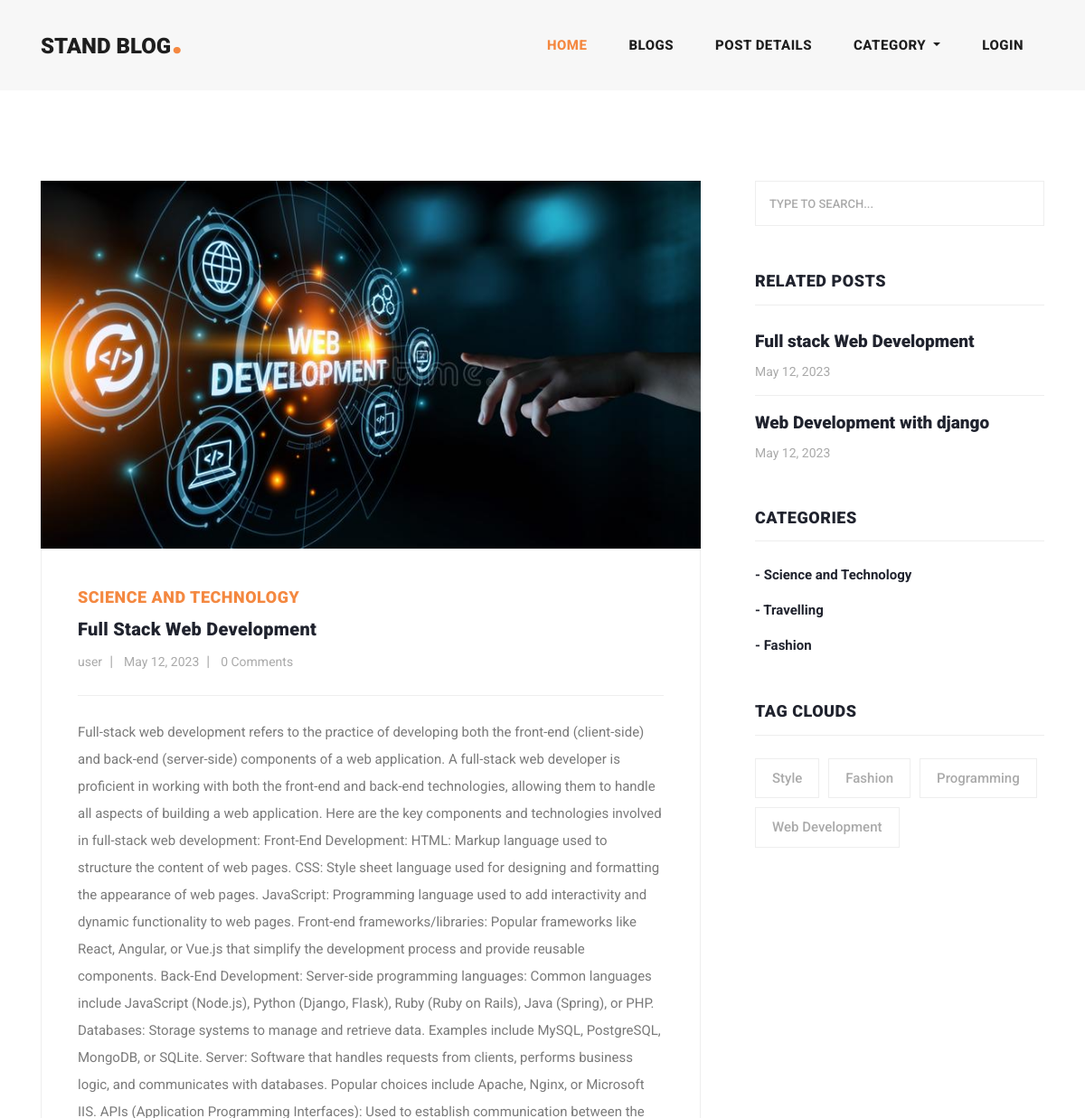
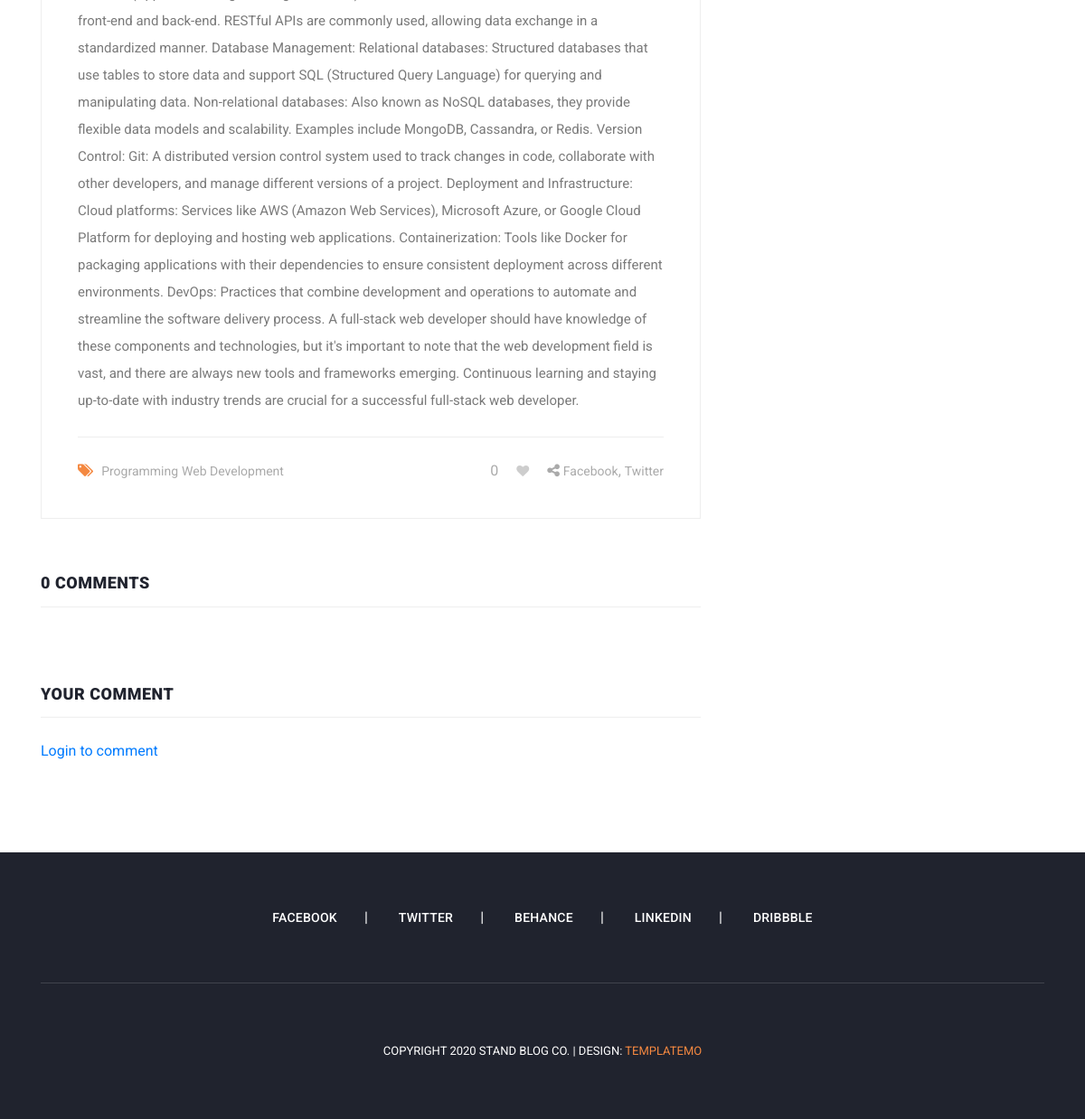
The page /blogs/full-stack-web-development/ on the database as committed earlier (2 pictures, top to bottom).
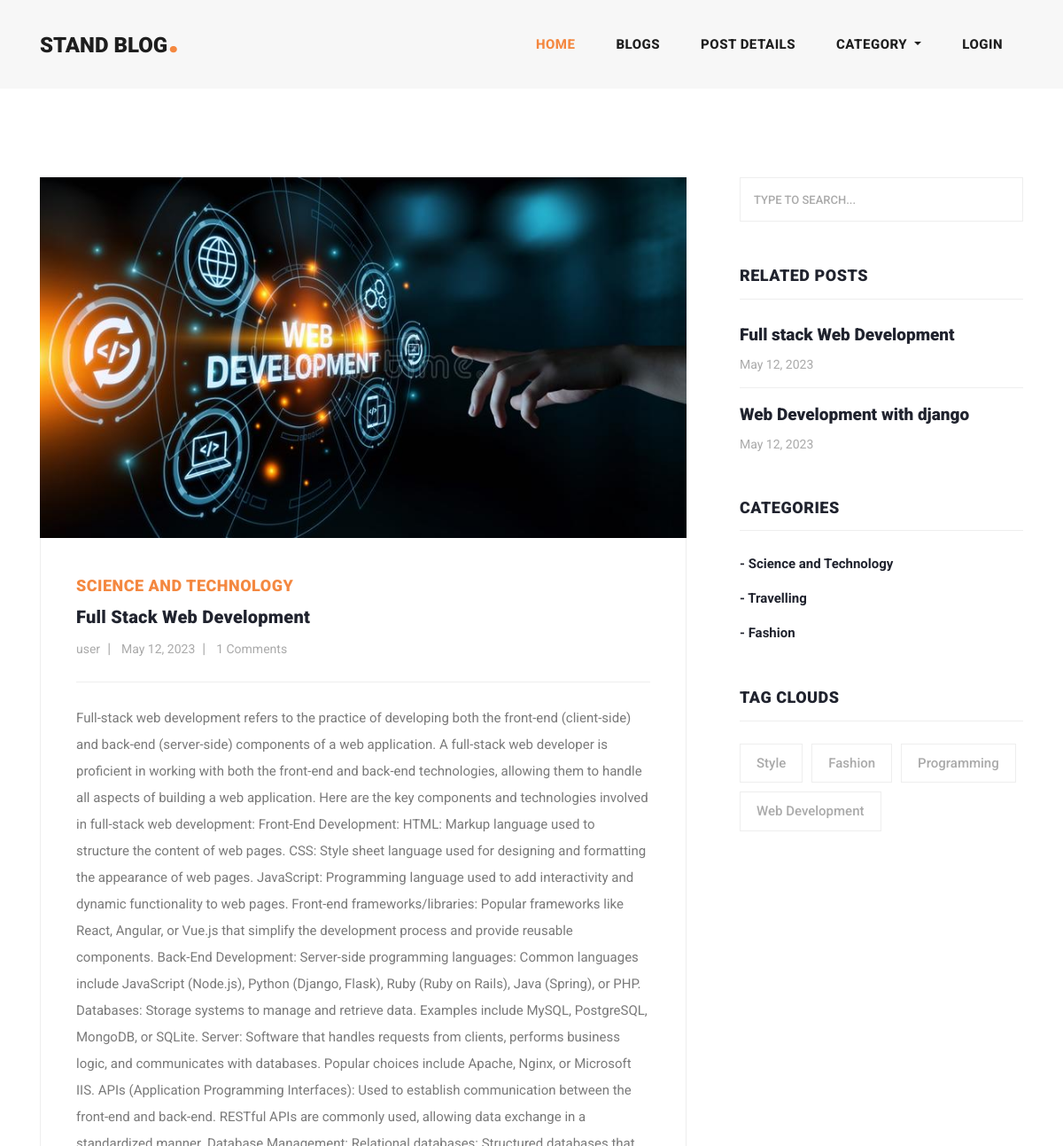
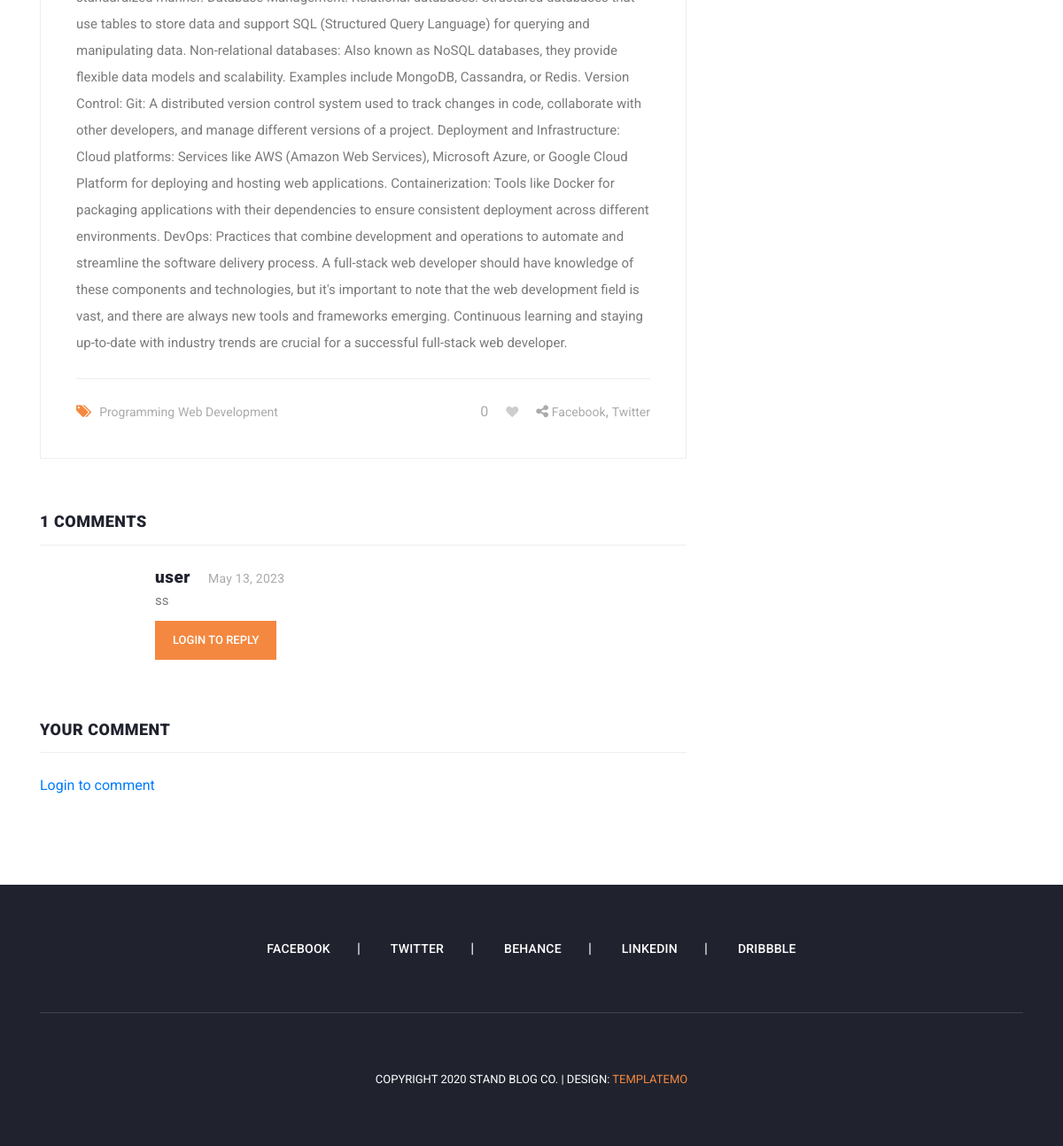
The same page on the database as committed later (2 pictures, top to bottom).
### blog/models.py (models this page shows, shortened)
class Blog(models.Model):
    user = models.ForeignKey(User, related_name="user_blogs",on_delete=models.CASCADE)
    category = models.ForeignKey(Category,related_name="category_blogs",on_delete=models.CASCADE)
    tags = models.ManyToManyField(Tag,related_name="tag_blogs",blank=True)
    likes = models.ManyToManyField(User,related_name="user_likes", blank=True)
    title = models.CharField(max_length=140)
    slug = models.SlugField(null=True,blank=True)
    blog_image = models.ImageField(upload_to="blog_images")
    description = models.TextField()
    created = models.DateField(auto_now_add=True)

class Category(models.Model):
    title = models.CharField(max_length=150,unique=True)
    slug = models.SlugField(null=True,blank=True)
    created = models.DateField(auto_now_add=True)
    def __str__(self) -> str:
        return self.title

class Tag(models.Model):
    title = models.CharField(max_length=150)
    slug = models.SlugField(null=True,blank=True)
    created = models.DateField(auto_now_add=True)

class Comment(models.Model):
    user = models.ForeignKey(User, related_name="user_comments", on_delete= models.CASCADE)
    blog_comment = models.ForeignKey(Blog, related_name="blog_comments",on_delete=models.CASCADE)
    text = models.TextField()
    created = models.DateField(auto_now_add=True)

### user/models.py (models this page shows, shortened)
class User(AbstractUser):
    email = models.EmailField(
        max_length=150,
        unique=True,
        error_messages={
            "unique": "The email must be unique"
        }
    )
    profile_image = models.ImageField(
        null=True,
        blank=True,
        upload_to="profile_images"
    )
    REQUIRED_FIELDS = ["email"]
    objects = CustomUserManager()
    def get_profile_picture(self):
        url = ""
        try:
            url = self.profile_image.url
        except:
            url = ""
        return url

### blog/views.py (the view)
# urls.py: path('blogs/<str:slug>/', blog_details, name='blog_details'),
def blog_details(request,slug):
    form = TextForm()
    blog = get_object_or_404(Blog, slug=slug)
    liked_by = request.user in blog.likes.all()
    category = Category.objects.get(id = blog.category.id)
    related_blogs = category.category_blogs.all()
    tags = Tag.objects.order_by('created')[:4]
    if request.method == "POST" and request.user.is_authenticated:
        form = TextForm(request.POST)
        if form.is_valid():
            Comment.objects.create(user = request.user, blog_comment = blog, text = form.cleaned_data.get('text'))
            return redirect('blog_details', slug=slug)
    context = {"blog": blog, "related_blogs": related_blogs, "tags": tags, "form": form, "liked_by" : liked_by}
    return render(request, 'blog_details.html', context)

### blog/forms.py
class TextForm(forms.Form):
    text = forms.CharField(widget=forms.Textarea, required=True)

### blog/context_processors.py (called while the page is built)
def get_all_categories(request):
    categories = Category.objects.all()
    context = {
        "categories": categories
    }
    return context

### templates/blog_details.html (shortened to what this page needs)
{% extends 'main.html' %}
{% load static %}
{% block content %}
<section class="blog-posts">
    <div class="container">
      <div class="row">
        <div class="col-lg-8">
          <div class="all-blog-posts">
            <div class="row">
              <div class="col-lg-12">
                <div class="blog-post">
                  <div class="blog-thumb">
                    <img src="{{blog.blog_image.url}}" alt="">
                  </div>
                  <div class="down-content">
                    <span>{{blog.category}}</span>
                    <a href="javascript:void(0);"><h4>{{blog.title}}</h4></a>
                    <ul class="post-info">
                      <li><a href="javascript:void(0);">{{blog.user.username}}</a></li>
                      <li><a href="javascript:void(0);">{{blog.created}}</a></li>
                      <li><a href="javascript:void(0);">{{blog.blog_comments.all.count}} Comments</a></li>
                    </ul>
                    <p>{{blog.description}}</p>
                    <div class="post-options">
                      <div class="row">
                        <div class="col-6">
                          <ul class="post-tags">
                            <li><i class="fa fa-tags"></i></li>
                            {% if blog.tags.all.count > 0 %}
                            {% for tag in blog.tags.all %}
                            <li><a href="{% url 'tag_blogs' tag.slug %}">{{tag.title}}</a></li>
                            {% endfor %}
                            {% else %}
                            None
                            {% endif %}
                          </ul>
                        </div>
                        {% if request.user.is_authenticated %}
                        <div class="col-6">
                          <ul class="post-share">
                            <li id="like-count">{{blog.likes.count}}</li>
                            {% if liked_by %}
                            <li class="pl-3 pr-3"><a href="javascript:void(0);"><i id="like-icon" data-blog = "{{blog.id}}" class="fa fa-heart"></i></a></li>
                            {% else %}
                            <li class="pl-3 pr-3"><a href="javascript:void(0);"><i id="like-icon" data-blog = "{{blog.id}}" class="fa fa-heart empty-heart"></i></a></li>
                            {% endif %}
                            <li><i class="fa fa-share-alt"></i></li>
                            <li><a href="#">Facebook</a>,</li>
                            <li><a href="#"> Twitter</a></li>
                          </ul>
                        </div>
                        {% else %}
                        <div class="col-6">
                          <ul class="post-share">
                            <li id="like-count">{{blog.likes.count}}</li>
                            {% if liked_by %}
                            <li class="pl-3 pr-3"><a href="javascript:void(0);"><i id="like-icon" data-blog = "{{blog.id}}" class="fa fa-heart"></i></a></li>
                            {% else %}
                            <li class="pl-3 pr-3"><a href="javascript:void(0);"><i id="like-icon" class="fa fa-heart empty-heart"></i></a></li>
                            {% endif %}
                            <li><i class="fa fa-share-alt"></i></li>
                            <li><a href="#">Facebook</a>,</li>
                            <li><a href="#"> Twitter</a></li>
                          </ul>
                        </div>
                        {%endif%}
                      </div>
                    </div>
                  </div>
                </div>
              </div>
              <div class="col-lg-12">
                <div class="sidebar-item comments">
                  <div class="sidebar-heading">
                    <h2>{{blog.blog_comments.count}} comments</h2>
                  </div>
                  <div class="content">
                    <ul class="d-flex flex-column">
                      {% for comment in blog.blog_comments.all %}
                      <li>
                        <div class="right-content">
                          <h4>{{comment.user.username}}<span>{{comment.created}}</span></h4>
                          <p>{{comment.text}}</p>
                          <form class="submit-reply my-2" id="comment" action="{% url 'add_reply' blog.id comment.id %}" method="POST">
                            <div class="row">
                              <div class="col-lg-12">
                                <fieldset>
                                  {% if request.user.is_authenticated %}
                                  <textarea name="text" rows="2" cols="100" id="message" placeholder="Type your reply" required=""></textarea>
                                </fieldset>
                              </div>
                              <div class="col-lg-12">
                                <fieldset>
                                  <button type="submit" id="form-submit" class="main-button reply-button">Reply</button>
                                  {% else %}
                                  <a href="" id="form-submit" class="main-button reply-button">Login to reply</a>
                                  {% endif %}
                                </fieldset>
                              </div>
                            </div>
                          </form>
                        </div>
                      </li>
                      {% endfor %}
                    </ul>
                  </div>
                </div>
              </div>
              <div class="col-lg-12">
                <div class="sidebar-item submit-comment">
                  <div class="sidebar-heading">
                    <h2>Your comment</h2>
                  </div>
                  <div class="content">
                    <form id="comment" action="{% url 'blog_details' blog.slug %}" method="POST">
                      <div class="row">
                        <div class="col-lg-12">
                          <fieldset>
                            {% if request.user.is_authenticated %}
                            <textarea name="text" rows="6" id="message" placeholder="Type your comment" required=""></textarea>
                          </fieldset>
                        </div>
                        <div class="col-lg-12">
                          <fieldset>
                            <button type="submit" id="form-submit" class="main-button">Submit</button>
                            {% else %}
                            <a href="" id="form-submit" class="main-button">Login to comment</a>
                            {% endif %}
                          </fieldset>
                        </div>
                      </div>
                    </form>
                  </div>
                </div>
              </div>
            </div>
          </div>
        </div>
        <div class="col-lg-4">
          <div class="sidebar">
            <div class="row">
              <div class="col-lg-12">
                <div class="sidebar-item search">
                  <form id="search_form" name="gs" method="GET" action="#">
                    <input type="text" name="q" class="searchText" placeholder="type to search..." autocomplete="on">
                  </form>
                </div>
              </div>
              <div class="col-lg-12">
                <div class="sidebar-item recent-posts">
                  <div class="sidebar-heading">
                    <h2>Related Posts</h2>
                  </div>
                  <div class="content">
                    <ul>
                      {% for blog in related_blogs %}
                      <li><a href="{% url 'blog_details' blog.slug %}">
                        <h5>{{blog.title}}</h5>
                        <span>{{blog.created}}</span>
                      </a></li>
                      {% endfor %}
                    </ul>
                  </div>
                </div>
              </div>
              <div class="col-lg-12">
                <div class="sidebar-item categories">
                  <div class="sidebar-heading">
                    <h2>Categories</h2>
                  </div>
                  <div class="content">
                    <ul>
                      {% for category in categories %}
                      <li><a href="{% url 'category_blogs' category.slug %}">- {{category.title}}</a></li>
                      {% endfor %}
                    </ul>
                  </div>
                </div>
              </div>
              <div class="col-lg-12">
                <div class="sidebar-item tags">
                  <div class="sidebar-heading">
                    <h2>Tag Clouds</h2>
                  </div>
                  <div class="content">
                    <ul>
                      {% for tag in tags %}
                      <li><a href="{% url 'tag_blogs' tag.slug %}">{{tag.title}}</a></li>
                      {% endfor %}
                    </ul>
                  </div>
                </div>
              </div>
            </div>
          </div>
        </div>
      </div>
    </div>
  </section>
{% endblock content %}

### templates/main.html (shortened to what this page needs)
<!DOCTYPE html>
<html lang="en">
  <head>
    {% load static %}
    <link href="{% static 'vendor/bootstrap/css/bootstrap.min.css' %}" rel="stylesheet">
    <link rel="stylesheet" href="{% static 'css/fontawesome.css' %}">
    <link rel="stylesheet" href="{% static 'css/templatemo-stand-blog.css' %}">
    <link rel="stylesheet" href="{% static 'css/owl.css' %}">
    <link rel="stylesheet" href="{% static 'css/main.css' %}">
    </head>
    <body>
         {% include 'header.html' %}
         {% block content %}
         {% endblock content %}
         {% include 'footer.html' %}
    </body>
    </html>

### templates/header.html (shortened to what this page needs)
<header class="">
    <nav class="navbar navbar-expand-lg">
      <div class="container">
        <a class="navbar-brand" href="index.html"><h2>Stand Blog<em>.</em></h2></a>
        <div class="collapse navbar-collapse" id="navbarResponsive">
          <ul class="navbar-nav ml-auto">
            <li class="nav-item active">
              <a class="nav-link" href="{% url 'home' %}">Home
              </a>
            </li>
            <li class="nav-item">
              <a class="nav-link" href="{% url 'blogs' %}">Blogs</a>
            </li>
            <li class="nav-item">
              <a class="nav-link" href="post-details.html">Post Details</a>
            </li>
            <li class="nav-item dropdown">
              <a class="nav-link dropdown-toggle" href="#" id="navbarDropdown" role="button" data-toggle="dropdown" aria-haspopup="true" aria-expanded="false">
                Category
              </a>
            </li>
            <li class="nav-item">
              <a class="nav-link" href="contact.html">Login</a>
            </li>
          </ul>
        </div>
      </div>
    </nav>
  </header>

### templates/footer.html
<footer>
    <div class="container">
      <div class="row">
        <div class="col-lg-12">
          <ul class="social-icons">
            <li><a href="#">Facebook</a></li>
            <li><a href="#">Twitter</a></li>
            <li><a href="#">Behance</a></li>
            <li><a href="#">Linkedin</a></li>
            <li><a href="#">Dribbble</a></li>
          </ul>
        </div>
        <div class="col-lg-12">
          <div class="copyright-text">
            <p>Copyright 2020 Stand Blog Co.
               | Design: <a rel="nofollow" href="https://templatemo.com" target="_parent">TemplateMo</a></p>
          </div>
        </div>
      </div>
    </div>
  </footer>

### templates/scripts.html (shortened to what this page needs)
{% load static %}

### assets/css/main.css (style rules this page uses)
.reply-button { display: inline-block; background-color: #f48840; color: #fff; font-size: 13px; font-weight: 500; padding: 12px 20px; text-transform: uppercase; transition: all .3s; border: none; outline: none; }
.empty-heart { color: #CDCDCD !important; }

Rows that differ between the two databases and show on the page:
computed for Blog "Full stack Web Development": blog_comments.all.count "0" → "1"; blog_comments.count "0" → "1"
added Comment: user.username "user", created "May 13, 2023", text "ss"
